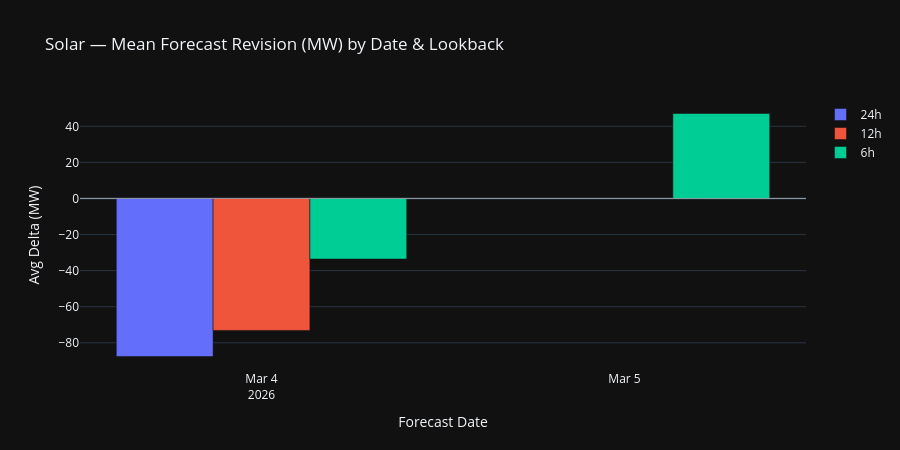

The notebook cell this image was saved under:
### Code cell
date_summary = (
    df.groupby("forecast_date")
    .agg(
        mean_delta_6h=("delta_6h", "mean"),
        mean_delta_12h=("delta_12h", "mean"),
        mean_delta_24h=("delta_24h", "mean"),
        peak_cutoff_mw=("cutoff_solar_mw", "max"),
    )
    .reset_index()
)

fig = go.Figure()
for col, label, color in [
    ("mean_delta_24h", "24h", "#636EFA"),
    ("mean_delta_12h", "12h", "#EF553B"),
    ("mean_delta_6h", "6h", "#00CC96"),
]:
    fig.add_trace(go.Bar(
        x=date_summary["forecast_date"], y=date_summary[col],
        name=label, marker_color=color,
    ))

fig.update_layout(
    barmode="group",
    title="Solar — Mean Forecast Revision (MW) by Date & Lookback",
    xaxis_title="Forecast Date", yaxis_title="Avg Delta (MW)",
    template="plotly_dark", height=450,
)
fig.add_hline(y=0, line_color="white", line_width=0.5)
fig.show()

### Figure 1 — Plotly figure (JSON) as saved in the notebook; plotly's stock layout.template omitted (floating-point values rounded to 4 significant figures)
{"data": [{"marker": {"color": "#636EFA"}, "name": "24h", "type": "bar", "x": ["2026-03-04", "2026-03-05"], "y": [-87.6, NaN]}, {"marker": {"color": "#EF553B"}, "name": "12h", "type": "bar", "x": ["2026-03-04", "2026-03-05"], "y": [-73.17, NaN]}, {"marker": {"color": "#00CC96"}, "name": "6h", "type": "bar", "x": ["2026-03-04", "2026-03-05"], "y": [-33.58, 47.1]}], "layout": {"barmode": "group", "height": 450, "shapes": [{"line": {"color": "white", "width": 0.5}, "type": "line", "x0": 0, "x1": 1, "xref": "x domain", "y0": 0, "y1": 0, "yref": "y"}], "title": {"text": "Solar — Mean Forecast Revision (MW) by Date & Lookback"}, "xaxis": {"title": {"text": "Forecast Date"}}, "yaxis": {"title": {"text": "Avg Delta (MW)"}}}}
